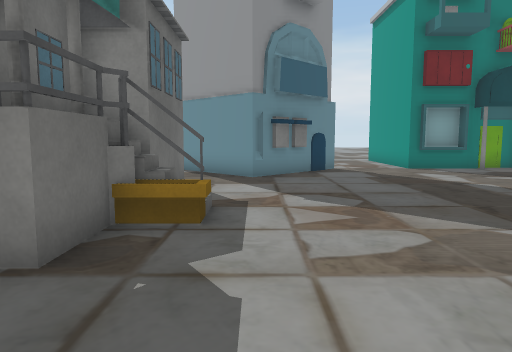
view 1 (above)

17 first-person views from a walk through a scene from a Unity 3-D project. The camera is 1.2 m above the floor, tilts 6° down and sees 70° across. The floor is counted in squares, 1 m on a side. Each view is taken from the middle of a square. On the plan, view 1 faces up. The plan holds only what a view shows up to about 15 squares ahead; the rest is blank. The place goes on beyond the plan. The player is left out. Some surface patterns are stand-ins.

view 2
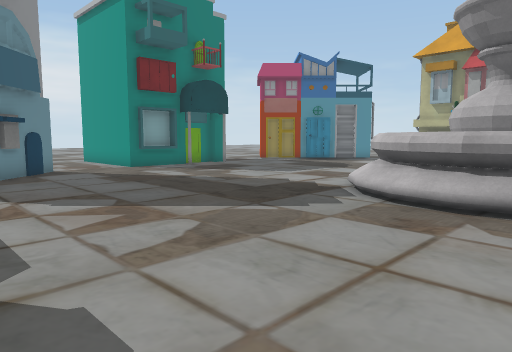

view 3
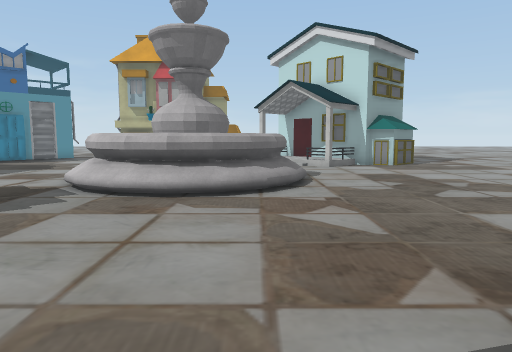

view 4
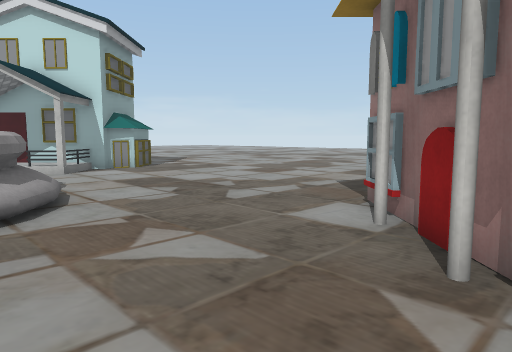

view 5
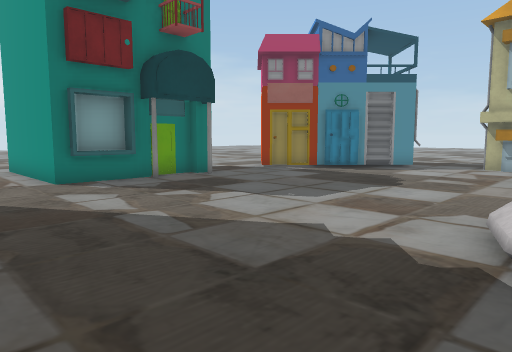

view 6
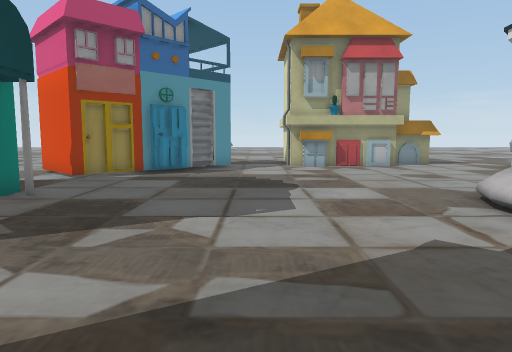

view 7
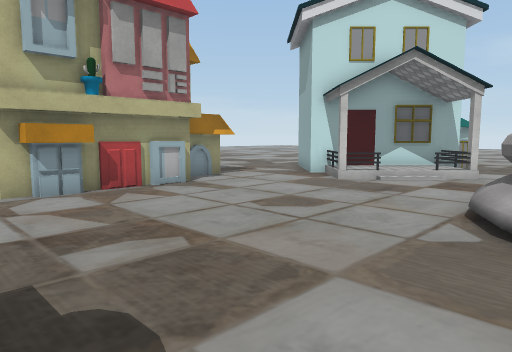

view 8
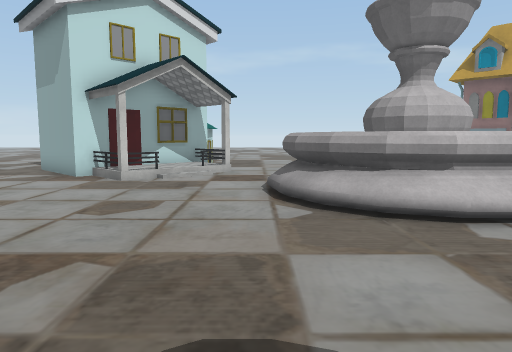

view 9
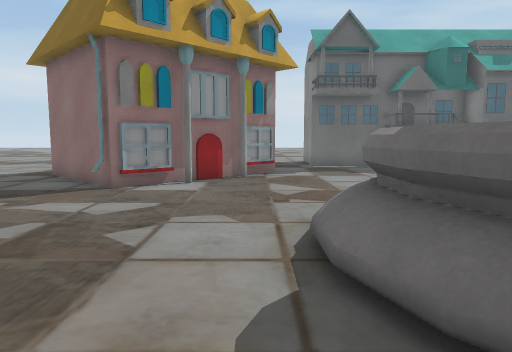

view 10
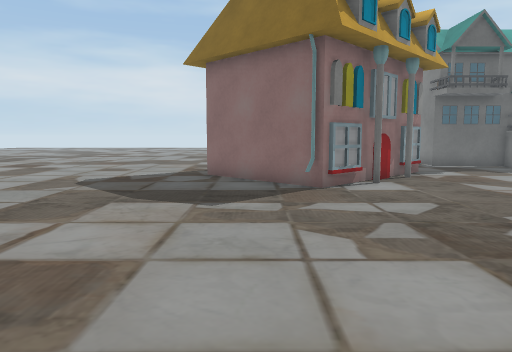

view 11
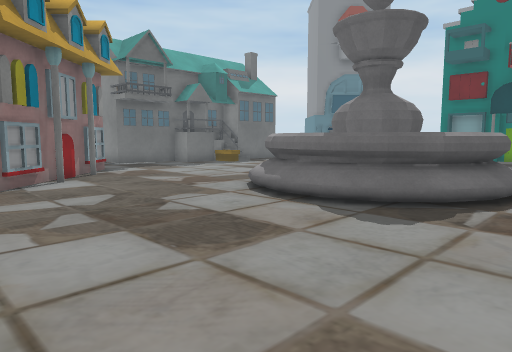

view 12
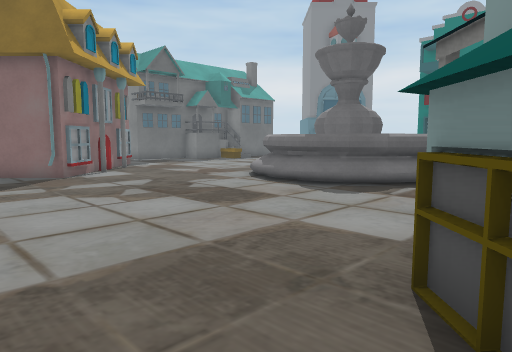

view 13
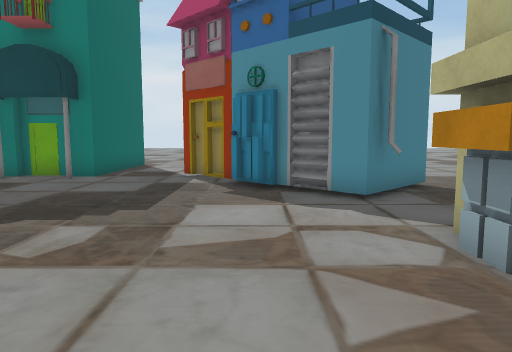

view 14
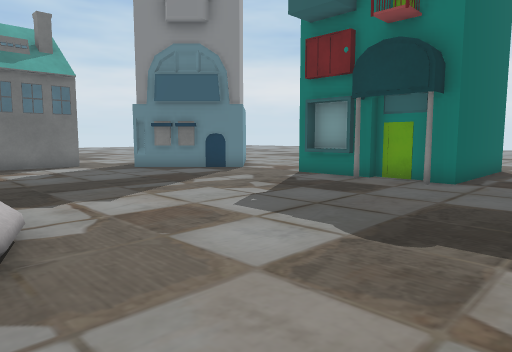

view 15
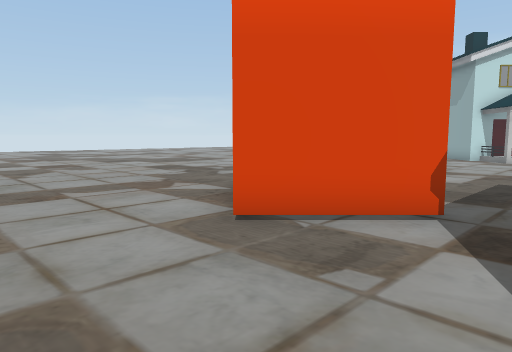

view 16
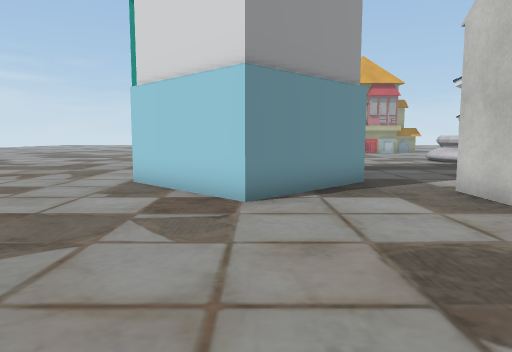

view 17
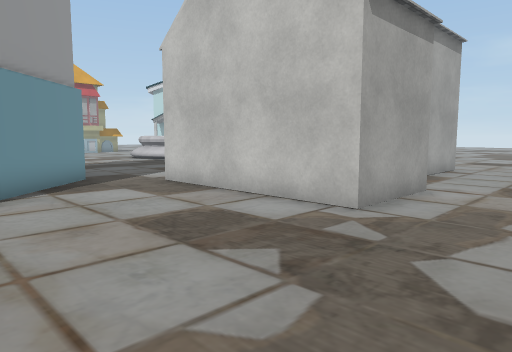

### Floor plan
Key: @ floor where view 1 was taken; # wall or solid block; . main floor; : floor 0.25 m higher than the main floor; + floor 1.25 m higher than the main floor; / step, stairs or slope; = window, fence, low wall or low ledge; O other object.
Columns run from 11 left of view 1 to 25 right of it. Each row starts with its distance up from view 1.
 21            .......
 20          .........     . ..
 19         .........#    # ........
 18       ........   #    #..............
 17      ......#    .#    #..............
 16    .......##   ..#    #...##.........
 15 . .......##   ...######..##  ........
 14  .......##   ##..###.....O#   .......
 13 .........#####............OO OO......
 12 ..........##O..............OOO O.....
 11  ...........................OOO. ...
 10  ............................OO.
  9  ..#######.....................
  8  ..#    ##....................O
  7  ..#    ##...................OO
  6   ..    #+/..................O#
  5   ..    #OO........OO.........#
  4   ..    ##........OOOO.......OO
  3   ..#   ##.......O OOOO.......#
  2   ..#   #........OOOOOO.......OOOO
  1    .#   #........O OO O.......OOOO
  0    ..   ...@.....OO OOO....#.....
 -1    ..   ..........OOOO....=:#....
 -2    ..     ###............/::##..
 -3            #O...........#::####..
 -4            ###...........###  ##..
 -5              #O..........##     ..
 -6              ##..........##
 -7             ##............#
 -8            ##.............
 -9         ................. .
-10         .............. ..

Positions as (right, up) in squares from view 1, and headings:
1: (0, 0), facing up
2: (-1, 0), facing up-right
3: (-2, 0), facing right
4: (0, 1), facing down-right
5: (3, 4), facing up-right
6: (3, 9), facing right
7: (10, 9), facing down-right
8: (12, 10), facing down
9: (12, -2), facing left
10: (12, -7), facing left
11: (13, -7), facing up-left
12: (15, -9), facing up-left
13: (16, 3), facing up
14: (14, 4), facing up-left
15: (12, 20), facing down-right
16: (-10, 14), facing right
17: (-11, 15), facing down-right
